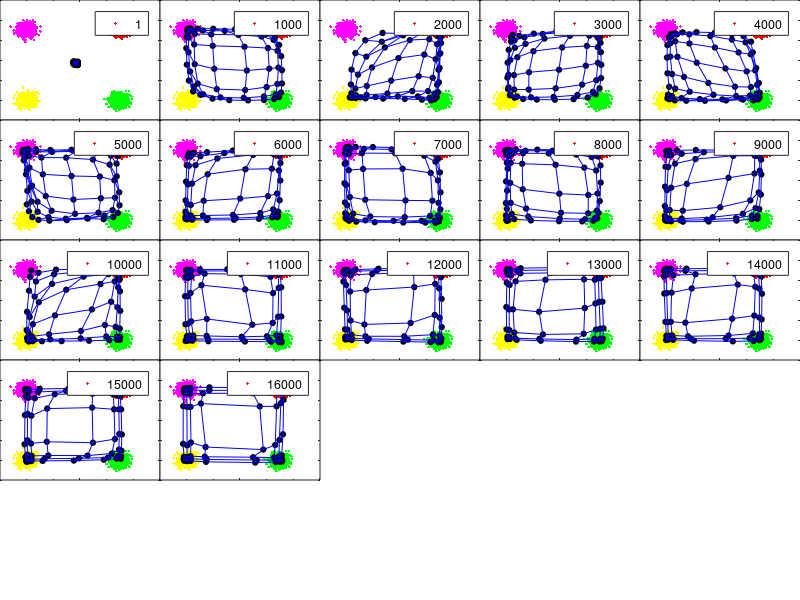
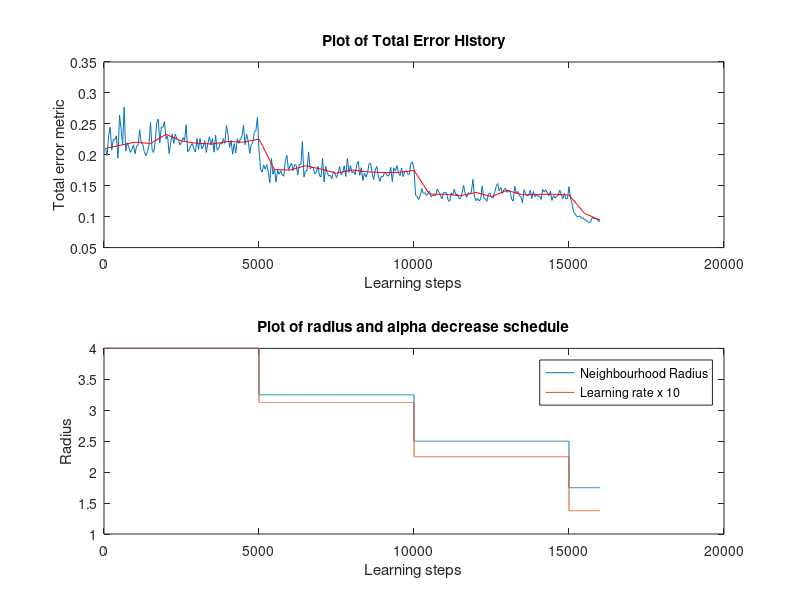

Recreate these plots in MATLAB, in order.
% SOM for 2d gaussians
function SOM2
% Prashant Kalvapalle
% Comp 504 HW6 - Base code for all problems
% close 1;
% NOTE : Initial (and final) lattice is a cell representation, In the function it is
% used as a multi-dimensional matrix

latticeSize = [8 8];
initRadius = max(latticeSize)/2; % Initial radius of influence

numIters = 24000; % number of learning steps
alphaI = .4; % learning rate

nEmbedEval = 50;
tolerance = .1;

% Input data entry
dataInput = [createGaussians([2 1000],.1,[7 7]), createGaussians([2 1000],.1,[0 7]), createGaussians([2 1000],.1,[7 0]), createGaussians([2 1000],.1,[0 0]),]; % each COLUMN is a data vector
dI = reshape(dataInput',[],4,2); % resheped to give data classes in columns, and data co-ordinates in 3rd dimension

dimDataInput = size(dataInput,1); % gives the dimensionality of data space
lattice = createInitLattice(dimDataInput,latticeSize, mean(dataInput,2), std(dataInput,0,2)); % weights initialization

% Perform self organization
[finalLattice, stepsToConv, embedding, topology, avgEmbedding, avgTopology, totalError, avTotalError, radius, alpha] = selfOrganize(lattice,dataInput,dI,numIters,initRadius,alphaI,nEmbedEval,tolerance);

% % giving the final weights of the lattice in Cell form
% finalLatticeCell = mat2cell(finalLattice,ones(1,latticeSize(1)),ones(1,latticeSize(2)),2); finalLatticeCell = cellfun(@(x)reshape(x,2,1),finalLatticeCell,'un',0);

%% plotting density plot
% [densityLattice, ~, histoData] = calcDensityLattice(finalLattice,dataInput,size(latticeCell));
% densityLattice = mat2gray(densityLattice);
% figure; imagesc(densityLattice); colormap(flipud(gray)); colorbar; title('Density of Inputs mapped to each Prototype')

%% printing convergence steps
if stepsToConv < numIters
    disp(['SOM Converged in ',num2str(stepsToConv),' steps'])
else
    disp(['Maximum iterations exhausted = ',num2str(stepsToConv),' steps'])
end

%% plotting final prototype configuration w coloured known data classes
% plotFinalMap(dI,finalLattice,stepsToConv)

%% plotting histogram
% plotHistoChart(histoData);

%% plot other things related to embedding
plotErrorStuff(embedding,topology, avgEmbedding, avgTopology, totalError, avTotalError, radius,alpha,stepsToConv)

end


function [finalLattice, stepsToConv, embedding, topology, avgEmbedding, avgTopology, totalError, avTotalError, radiusVec, alphaVec] = selfOrganize(lattice,dataInput,dI,numIters,initRadius,alphaI,nEmbedEval,tolerance)
% the self organizing map steps here
checkLength = 10;

r = (1:size(lattice,1))';c = 1:size(lattice,2);
latticeIndices(:,:,1) = r(:,ones(1,size(lattice,2))); latticeIndices(:,:,2) = c(ones(1,size(lattice,1)),:);  % latticeIndices : holds the i,j indices of the 2d lattice space

% % Initial parameters
% radius = initRadius;
% alpha = alphaI;

% plotting initial weights
plotMappings(dI,lattice,1,1)
dum = 2;

radiusSteps = initRadius:-(initRadius-1)/4:1;
alphaSteps = alphaI:-(alphaI - .05)/4 :.05;

% [~, oldMapData, ~] = calcDensityLattice(lattice,dataInput,size(latticeCell)); % table of the prototype where each data point maps
stepsToConv = numIters;
embedding = ones(6,numIters/nEmbedEval); topology = ones(1,numIters/nEmbedEval); totalError = topology;
avgEmbedding = ones(2,numIters/(nEmbedEval * 10)); avgTopology =  ones(1,numIters/(nEmbedEval * 10)); avTotalError = avgTopology; indexEmbedAvg = 1;
radiusVec = zeros(1,numIters); alphaVec = radiusVec;
progress = 1;

for i = 1:numIters
    %     radius = initRadius; % can do decay here
    %     embedding(:,i) = calcEmbed(dataInput, lattice); embedding(6,i) = i;
    %% Hard coded scheduling of radius and learning rate
%     decayIters = 10000;
%     radius = initRadius * ((i <= decayIters/5) + .8 * (i > decayIters/5 & i <= decayIters/2) + .5 * (i > decayIters/2 & i <= decayIters*.8)+ .2 * (i > decayIters*.8));
%     alpha = alphaI * ((i <= decayIters/10) + .5 * (i > decayIters/10 & i <= decayIters/2.5) + .125 * (i > decayIters/2.5 & i <= decayIters*.8)+ .025 * (i > decayIters*.8));
%     
%     radiusVec(i) = radius; alphaVec(i) = alpha; 
    %% dynamic scheduling of radius and learning rate
    if ~mod(i/(nEmbedEval * 10),checkLength)     
        if totalError(1,indexEmbedAvg) >= .9 * mean(totalError(1,indexEmbedAvg-checkLength + 1:indexEmbedAvg))
            progress = min(progress + 1,5);
        end        
    end
        radiusVec(i) = radiusSteps(progress); radius = radiusVec(i);
        alphaVec(i) = alphaSteps(progress); alpha = alphaVec(i);
  
    %% pick an x (data point) randomly
    x = dataInput(:,randi(size(dataInput,2)));
    
    % find euclidian distances and difference between chosen x and all W's
    differenceMatrix = repmat(reshape(x,1,1,[]),[size(lattice,1),size(lattice,2),1]) - lattice; % a 3D matrix of difference between every weight and x
    distToXMatrix = sqrt(sum((differenceMatrix).^2,3)); % finding norm or eucledian distance
    
    % find the winner = c = [win_row win_col]
    [~, winner] = min(distToXMatrix(:)); [win_row, win_col] = ind2sub(size(distToXMatrix), winner);
    c = [win_row win_col];
    
    % make a neighbourhood function in a matrix
    neighbourhoodFn = makeNeighbourhoodFn(latticeIndices,c,radius);
    
    % update the weights - Learning rule
    lattice = lattice + alpha * repmat(neighbourhoodFn,[1,1,size(differenceMatrix,3)]) .* differenceMatrix;
    
    % Calculate embedding every nEmbedEval (~100) steps
    if mod(i,nEmbedEval) == 0
        indexEmbed = i/nEmbedEval;
        embedding(1:5,indexEmbed) = calcEmbed(dataInput, lattice); embedding(6,indexEmbed) = i;
        topology(1,indexEmbed)  = calcTopology(lattice,dataInput); 
        totalError(1,indexEmbed) = (embedding(1,indexEmbed) + topology(1,indexEmbed))/2;
    end
    
    % Averaging embedding every 10 data points (~1000 steps)
    if mod(i,nEmbedEval * 10) == 0
        indexEmbedAvg = i/(nEmbedEval * 10) + 1;
        avgEmbedding(1,indexEmbedAvg) = mean(embedding(1,indexEmbed - 9:indexEmbed)); avgEmbedding(2,indexEmbedAvg) = i;
        avgTopology(1,indexEmbedAvg)  = mean(topology(1,indexEmbed - 9:indexEmbed));  
        avTotalError(1,indexEmbedAvg) = (avgEmbedding(1,indexEmbedAvg) + avgTopology(1,indexEmbedAvg))/2; 
    end
    
    % making plots at particular learning steps as defined in the vector
%     if sum(i == [decayIters/10 decayIters/2 decayIters])
     if ~mod(i,1000)   
        % Plot the mapping and input data
        plotMappings(dI,lattice,i,dum)
        dum = dum + 1;
    end
    
    if avTotalError(1,indexEmbedAvg) < tolerance        
        embedding = embedding(:,totalError < 1); topology = topology(:,totalError < 1); totalError = totalError(totalError < 1);
        avgEmbedding = avgEmbedding(:,avTotalError < 1); avgTopology = avgTopology(:,avTotalError < 1); avTotalError = avTotalError(avTotalError < 1);
        radiusVec = radiusVec(radiusVec > 0); alphaVec = alphaVec(alphaVec > 0);
        stepsToConv = i;
        break
    end
end
finalLattice = lattice;
avgEmbedding(1,1) = embedding(1,1); avgEmbedding(2,1) = embedding(6,1);
avgTopology(1,1)  = topology(1,1);
avTotalError(1,1) = totalError(1,1);
end


function topologyMetric  = calcTopology(lattice,dataInput)
% calculates the neighbourhood of top two winners for some randomly sampled data points
% densityLattice = zeros(sizeOflatticeCell);
% histoData = zeros([sizeOflatticeCell,4]);
% seq = [ones(1,1000) 2*ones(1,1000) 3*ones(1,1000) 4*ones(1,1000)];
nPointsEval = .1 * size(dataInput,2); % what % of points to select to look at 

topologyMetric = 0; % mapData = zeros([2 size(dataInput,2)]);
randomizedDataInput = dataInput(:,randperm(size(dataInput,2)));

for i = 1:nPointsEval
    x = randomizedDataInput(:,i);
    
    % find euclidian distances and difference between chosen x and all W's
    differenceMatrix = repmat(reshape(x,1,1,[]),[size(lattice,1),size(lattice,2),1]) - lattice; % a 3D matrix
    distToXMatrix = sqrt(sum((differenceMatrix).^2,3)); % a 2D matrix for euclidian distances to x
    
    % find the winner = c = [win_row win_col]
    [~, winner] = min(distToXMatrix(:)); [win_row, win_col] = ind2sub(size(distToXMatrix), winner);
    c = [win_row win_col];
    
    % finding second winner
    distToXMatrix(c(1),c(2)) = inf;
    [~, winner2] = min(distToXMatrix(:)); [win2_row, win2_col] = ind2sub(size(distToXMatrix), winner2);
    c2 = [win2_row win2_col];
    topologyMetric = topologyMetric + (norm(abs(c - c2)) > sqrt(2));
    
%     % update the density lattice
%     densityLattice(c(1),c(2)) = densityLattice(c(1),c(2)) + 1;
%     mapData(:,i) = [win_row win_col];
%     histoWrite = ([1 0 0 0] * (i <= 1000) + [0 1 0 0] * (i > 1000 & i <= 2000) + [0 0 1 0] * (i > 2000 & i <= 3000) + [0 0 0 1] * (i > 3000 & i <= 4000));
%     histoData(c(1),c(2),:) = histoData(c(1),c(2),:) + (reshape(histoWrite,1,1,[]));
end
topologyMetric = topologyMetric/nPointsEval;
end


function neighbourhoodFn = makeNeighbourhoodFn(latticeIndices,c,radius)

distNeighbour = sum(abs(latticeIndices - repmat(reshape(c,1,1,[]),[size(latticeIndices,1),size(latticeIndices,2),1])),3); % Manhattan distance metric for the neighbourhood function
% EqDistNeighbour = sqrt(sum((latticeIndices - reshape(c,1,1,[])).^2,3)); % eucleidian distance metric for the neighbourhood function
neighbourhoodFn = exp(-((distNeighbour)./(radius)).^2);

end


function lattice = createInitLattice(dimDataInput,latticeSize, dataMean, dataSD)
% creates random weight vectors in a 3d matrix

meanMatrix = repmat(reshape(dataMean,1,1,[]),latticeSize);
sdMatrix = repmat(reshape(dataSD/10,1,1,[]),latticeSize);

lattice = rand([latticeSize dimDataInput]) .* sdMatrix + meanMatrix;
end


function x1 = createGaussians(dim,var,mean)
% creates a normal random vector with dim dimension. mean of first 2
% dimensions set by [mean1 mean2]
x1 = sqrt(var)*randn(dim(1),dim(2));
% x1=detrend(x1);
x1(1,:) = x1(1,:) + repmat(mean(1),[1,size(x1,2)]);
x1(2,:) = x1(2,:) + repmat(mean(2),[1,size(x1,2)]);
end


function embedding = calcEmbed(dataInput, lattice)
linearLattice = reshape(lattice,size(dataInput,1),[]);
mData = mean(dataInput,2);
vData = var(dataInput,0,2);
mProt = mean(linearLattice,2);
vProt = var(linearLattice,0,2);
embedding = [mData vData mProt vProt]'; embedding = mean(embedding,2);
% embedding = [(1 - mean(mProt./mData) + 1 - mean(vProt./vData))/2; embedding];
embedding = [ 1 - mean(vProt./vData); embedding];

end


function plotHistoChart(histoData)
figure;
m = size(histoData,1); n = size(histoData,2);
p = 1;
for j = 1:n
    for i = 1:m
        ax = axes('position',[(i-1)/m (n-j)/n 1/m 1/n]); hold on;
        hiss = reshape(histoData(i,j,:),1,4);
        colors = {'r', 'm', 'g', 'y'};
        % Plots different bars for each data type
        for k = 1:numel(hiss)
            bar(ax,k, hiss(k),colors{k});
        end
        ylim([0 200]);
        set(ax,'YTickLabel',[]);set(ax,'XTickLabel',[]);
        set(ax,'Box','on')
        %         set(gca,'Visible','off');
        %         set(gca,'position',[i/m (n-j)/n 1/m 1/n])
        p = p + 1;
        
    end
end
end

% function plotMappings(dI,lattice,i,dum)
% % Plot the mapping and input data in one subplot
% figure(1); subplot(2,2,dum);
% hold on;
% plot(dI(:,1,1),dI(:,1,2),'r.');  plot(dI(:,2,1),dI(:,2,2),'m.');  plot(dI(:,3,1),dI(:,3,2),'g.');  plot(dI(:,4,1),dI(:,4,2),'y.');
% plot(lattice(:,:,1),lattice(:,:,2),'ko','MarkerFaceColor','k','MarkerSize',4);
% plot(lattice(:,:,1),lattice(:,:,2),'b-'); plot(lattice(:,:,1)',lattice(:,:,2)','b-');
% xlabel('First data dimension'); ylabel('Second data dimension'); title(['',num2str(i),' Learning Steps'])
% % legend('Input data1','Input data2','Input data3','Input data4','Prototype vectors')
% 
% end

function plotMappings(dI,lattice,iter,dum)
% Plot the mapping and input data in one subplot
figure(1); 
r = 5; c = 5; 
i = ceil(dum/c); j = mod(dum - 1,c); % i = y axis (row) ; j = x axis (column)
% subplot(2,2,dum);
ax = axes('position',[(j)/c (r-i)/r 1/r 1/c]);
hold on;
plot(dI(:,1,1),dI(:,1,2),'r.');  plot(dI(:,2,1),dI(:,2,2),'m.');  plot(dI(:,3,1),dI(:,3,2),'g.');  plot(dI(:,4,1),dI(:,4,2),'y.');
plot(lattice(:,:,1),lattice(:,:,2),'ko','MarkerFaceColor','k','MarkerSize',4);
plot(lattice(:,:,1),lattice(:,:,2),'b-'); plot(lattice(:,:,1)',lattice(:,:,2)','b-');
legend(num2str(iter))
% xlabel('First data dimension'); ylabel('Second data dimension'); title(['',num2str(iter),' Learning Steps'])
% legend('Input data1','Input data2','Input data3','Input data4','Prototype vectors')
set(ax,'YTickLabel',[]);set(ax,'XTickLabel',[]); set(ax,'Box','on')
end


function plotFinalMap(dI,finalLattice,stepsToConv)
% plotting final prototype configuration w coloured known data classes
figure;
hold on;
plot(dI(:,1,1),dI(:,1,2),'r.');  plot(dI(:,2,1),dI(:,2,2),'m.');  plot(dI(:,3,1),dI(:,3,2),'g.');  plot(dI(:,4,1),dI(:,4,2),'y.');
plot(finalLattice(:,:,1),finalLattice(:,:,2),'ko','MarkerFaceColor','k','MarkerSize',4);
plot(finalLattice(:,:,1),finalLattice(:,:,2),'b-'); plot(finalLattice(:,:,1)',finalLattice(:,:,2)','b-');
xlabel('First data dimension'); ylabel('Second data dimension'); title(['Plot of prototypes in input space: Final after ',num2str(stepsToConv),' Learning Steps'])
legend('Input data1','Input data2','Input data3','Input data4','Prototype vectors')
end

function plotErrorStuff(embedding,topology,avgEmbedding,avgTopology, totalError, avTotalError,radius,alpha,stepsToConv)

%% plotting Mean and variance changes along with decrease schedules
% figure(3);
% subplot(2,2,1); plot(embedding(6,:), embedding([3,5],:)); xlabel('Learning steps'); ylabel('Embedding metric'); title('Plot of Variance embedding'); legend('VarianceData','VariancePrototype')
% subplot(2,2,2); plot(embedding(6,:), embedding([2,4],:)); xlabel('Learning steps'); ylabel('Embedding metric'); title('Plot of Mean embedding'); legend('meanData','meanPrototype')
% decayIters = 10000;
% % radius = zeros(1,numIters); alpha = radius;
% % for i = 1:numIters
% %     radius(i) = initRadius * ((i <= decayIters/5) + .8 * (i > decayIters/5 & i <= decayIters/2) + .5 * (i > decayIters/2 & i <= decayIters*.8)+ .2 * (i > decayIters*.8));
% %     alpha(i) = alphaI * ((i <= decayIters/10) + .5 * (i > decayIters/10 & i <= decayIters/2.5) + .125 * (i > decayIters/2.5 & i <= decayIters*.8)+ .025 * (i > decayIters*.8));
% % end
% subplot(2,2,3); plot(1:stepsToConv, radius); xlabel('Learning steps'); ylabel('Radius'); title('Plot of radius decrease schedule');
% subplot(2,2,4); plot(1:stepsToConv, alpha); xlabel('Learning steps'); ylabel('alpha'); title('Plot of alpha decrease schedule');
% 
% %% plotting embedding and topology history
% % avEmbed = movmean(embedding(1,:),10);
% % avTopo = movmean(topology(1,:),10); 
% 
% figure;
% subplot(3,1,1);
% plot(embedding(6,:), embedding(1,:)); xlabel('Learning steps'); ylabel('Embedding error metric'); title('Plot of Embedding History')
% hold on; plot(avgEmbedding(2,:), avgEmbedding(1,:),'r');
% subplot(3,1,2);
% plot(embedding(6,:), topology(1,:)); xlabel('Learning steps'); ylabel('Topology error metric'); title('Plot of Topology History')
% hold on; plot(avgEmbedding(2,:), avgTopology,'r');
% subplot(3,1,3);
% plot(1:stepsToConv, radius); xlabel('Learning steps'); ylabel('Radius'); title('Plot of radius and alpha decrease schedule');
% hold on; plot(1:stepsToConv, 10 * alpha); legend('Neighbourhood Radius','Learning rate x 10');

%% plotting sum of embedding and topology

figure;
subplot(2,1,1);
plot(embedding(6,:), totalError); xlabel('Learning steps'); ylabel('Total error metric'); title('Plot of Total Error History')
hold on; plot(avgEmbedding(2,:), avTotalError,'r');
subplot(2,1,2);
plot(1:stepsToConv, radius); xlabel('Learning steps'); ylabel('Radius'); title('Plot of radius and alpha decrease schedule');
hold on; plot(1:stepsToConv, 10 * alpha); legend('Neighbourhood Radius','Learning rate x 10');

end
